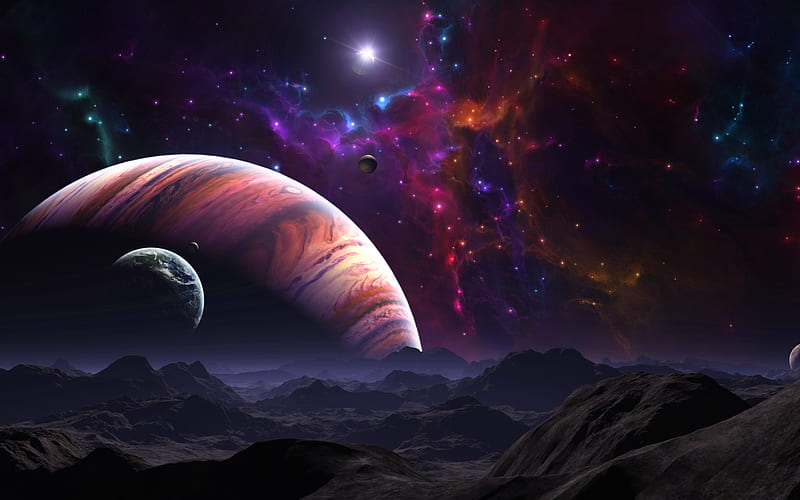
#> input picture space.jpg, 800 x 500 px
$ python noiser.py
#> lines starting #> are read from the running program, lines starting #| are printed output that depends on the picture
import cv2
import numpy as np

# Loading Image into a variable
image = cv2.imread("space.jpg", cv2.IMREAD_GRAYSCALE)
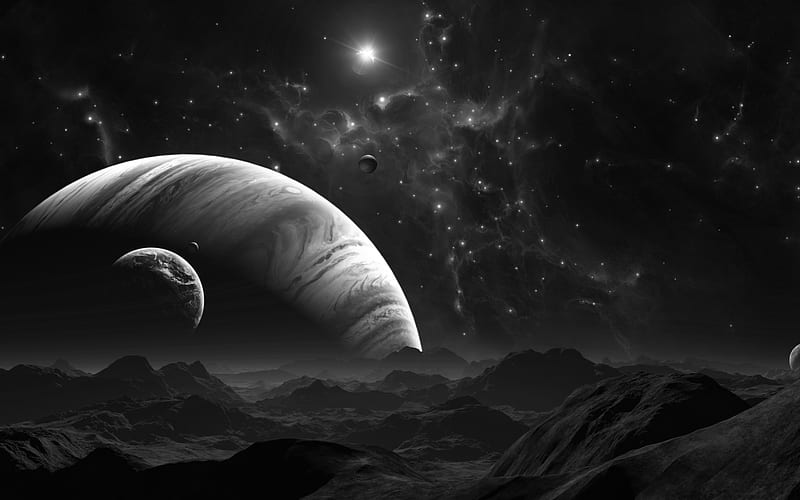
#> image: shape (500, 800); min 0, max 255, mean 34.1


def noiser(image, mean = 0, div= 50):
    """ mean -> controls brightness (this case = 0 so default brightness)
        div is sigma -> Standard Diviation; how much noise strength varies
    """
#> called with mean = 0, div = 50
    noise_value = np.random.normal(mean, div, image.shape)
    noisy_image = np.clip(image + noise_value, 0, 255) # lower and upper bound for valid grayscale range
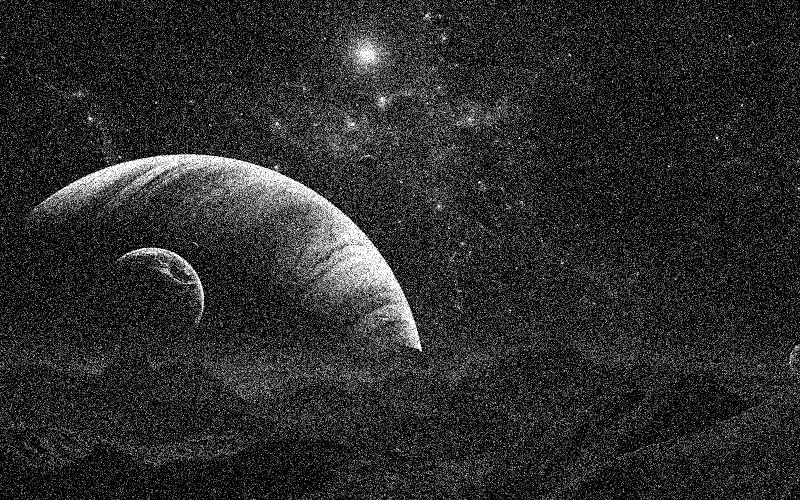
#> noisy_image: shape (500, 800) float64; min 0, max 255, mean 43.5
    return noisy_image.astype(np.uint8)

# save return into variable for use
noised = noiser(image)
def display(img=image): # double check naming
    cv2.imshow("Current", img)
    cv2.waitKey(0)
    cv2.destroyAllWindows()

# N = 10 # Creating multiple?
# image_collection = [noiser(image) for i in range(N)]
